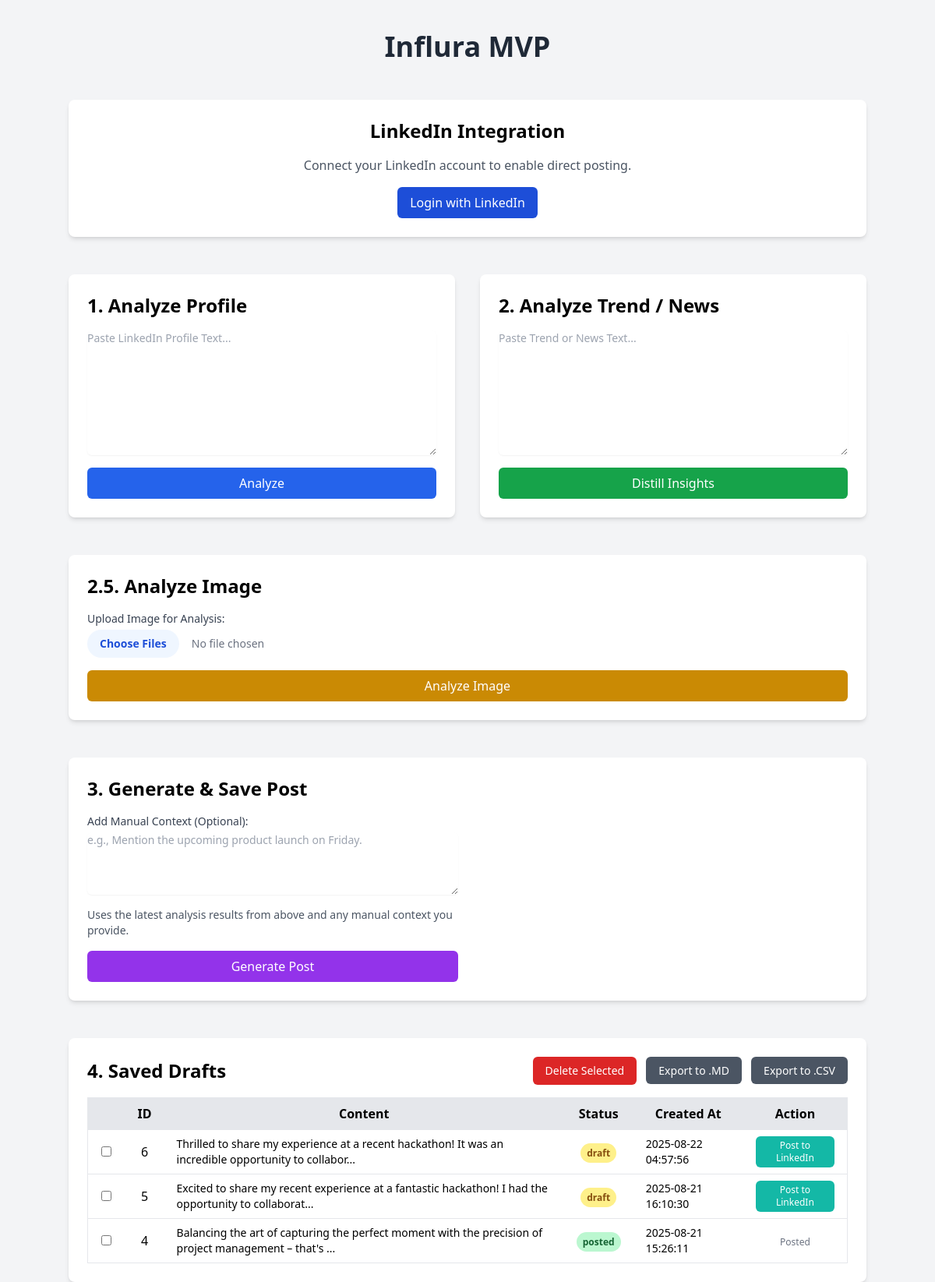
Before: / with the older database file.
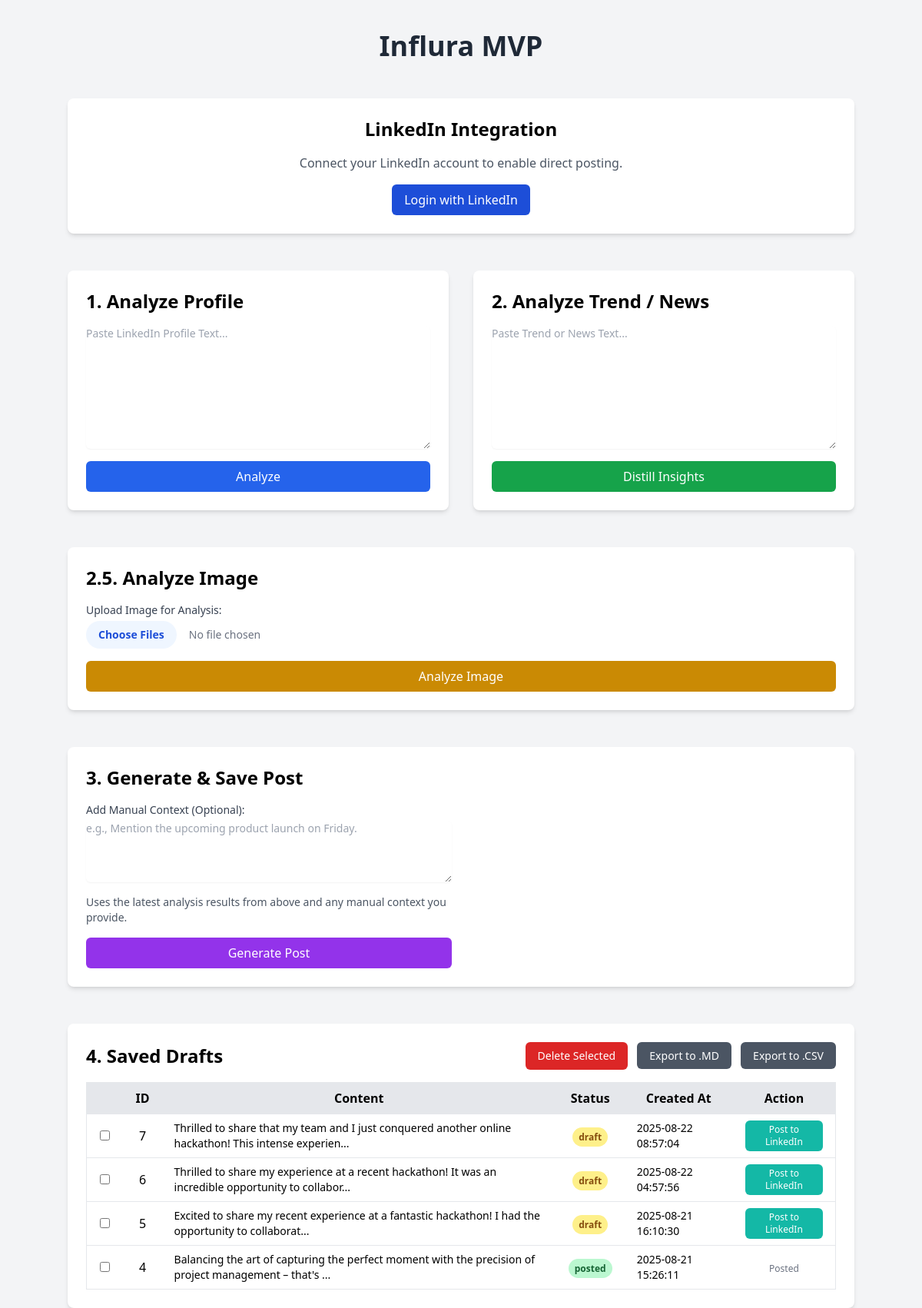
After: the same page with the newer database file.
### tables this page shows
CREATE TABLE posts (
    id INTEGER PRIMARY KEY AUTOINCREMENT,
    content TEXT NOT NULL,
    hashtags TEXT,
    status TEXT NOT NULL DEFAULT 'draft', -- e.g., 'draft', 'posted'
    created_at TIMESTAMP DEFAULT CURRENT_TIMESTAMP,
    posted_at TIMESTAMP
);

### app/main.py (the view)
@app.get("/", response_class=HTMLResponse)
def read_root(request: Request):
    saved_posts = list_posts()
    context = {
        "request": request,
        "profile_summary": latest_analysis.get("profile_summary"),
        "trend_insights": latest_analysis.get("trend_insights"),
        "generated_post": latest_analysis.get("generated_post"),
        "saved_posts": saved_posts,
        "image_analysis": latest_analysis.get("image_analysis"), # Pass image analysis to template
    }
    return templates.TemplateResponse("index.html", context)

### app/templates/index.html (shortened to what this page needs)
{% extends "base.html" %}
{% block content %}
<div class="space-y-12">
    <h1 class="text-4xl font-bold text-center text-gray-800">Influra MVP</h1>
    <div class="bg-white p-6 rounded-lg shadow-md text-center">
        <h2 class="text-2xl font-semibold mb-4">LinkedIn Integration</h2>
        {% if request.session.linkedin_token %}
        <p class="text-green-600 font-semibold">&#x2713; Connected to LinkedIn</p>
        {% else %}
        <p class="text-gray-600 mb-4">Connect your LinkedIn account to enable direct posting.</p>
        <a href="/auth/login" class="inline-block bg-blue-700 text-white py-2 px-4 rounded-md hover:bg-blue-800">Login with LinkedIn</a>
        {% endif %}
    </div>
    <div class="grid grid-cols-1 lg:grid-cols-2 gap-8">
        <div class="bg-white p-6 rounded-lg shadow-md">
            <h2 class="text-2xl font-semibold mb-4">1. Analyze Profile</h2>
            <form action="/profile/analyze" method="post">
                <textarea name="text" rows="8" class="mt-1 block w-full rounded-md border-gray-300 shadow-sm focus:border-indigo-500 focus:ring-indigo-500 sm:text-sm" placeholder="Paste LinkedIn Profile Text..."></textarea>
                <button type="submit" class="mt-4 w-full bg-blue-600 text-white py-2 px-4 rounded-md hover:bg-blue-700">Analyze</button>
            </form>
        </div>
        <div class="bg-white p-6 rounded-lg shadow-md">
            <h2 class="text-2xl font-semibold mb-4">2. Analyze Trend / News</h2>
            <form action="/trends/analyze" method="post">
                <textarea name="text" rows="8" class="mt-1 block w-full rounded-md border-gray-300 shadow-sm focus:border-indigo-500 focus:ring-indigo-500 sm:text-sm" placeholder="Paste Trend or News Text..."></textarea>
                <button type="submit" class="mt-4 w-full bg-green-600 text-white py-2 px-4 rounded-md hover:bg-green-700">Distill Insights</button>
            </form>
        </div>
    </div>
    <div class="bg-white p-6 rounded-lg shadow-md">
        <h2 class="text-2xl font-semibold mb-4">2.5. Analyze Image</h2>
        <form action="/image/analyze" method="post" enctype="multipart/form-data">
            <label for="image_file" class="block text-sm font-medium text-gray-700">Upload Image for Analysis:</label>
            <input type="file" name="images" id="image_file" accept="image/*" multiple class="mt-1 block w-full text-sm text-gray-500 file:mr-4 file:py-2 file:px-4 file:rounded-full file:border-0 file:text-sm file:font-semibold file:bg-blue-50 file:text-blue-700 hover:file:bg-blue-100"/>
            <button type="submit" class="mt-4 w-full bg-yellow-600 text-white py-2 px-4 rounded-md hover:bg-yellow-700">Analyze Image</button>
        </form>
    </div>
    <div class="bg-white p-6 rounded-lg shadow-md">
        <h2 class="text-2xl font-semibold mb-4">3. Generate & Save Post</h2>
        <div class="grid grid-cols-1 md:grid-cols-2 gap-6">
            <form action="/post/generate" method="post">
                <label for="manual_context" class="block text-sm font-medium text-gray-700">Add Manual Context (Optional):</label>
                <textarea name="manual_context" id="manual_context" rows="4" class="mt-1 block w-full rounded-md border-gray-300 shadow-sm focus:border-indigo-500 focus:ring-indigo-500 sm:text-sm" placeholder="e.g., Mention the upcoming product launch on Friday."></textarea>
                <p class="text-sm text-gray-600 my-4">Uses the latest analysis results from above and any manual context you provide.</p>
                <button type="submit" class="w-full bg-purple-600 text-white py-2 px-4 rounded-md hover:bg-purple-700">Generate Post</button>
            </form>
        </div>
    </div>
    <div class="bg-white p-6 rounded-lg shadow-md">
        <form id="delete-drafts-form" action="/posts/delete" method="post">
            <div class="flex justify-between items-center mb-4">
                <h2 class="text-2xl font-semibold">4. Saved Drafts</h2>
                <div class="space-x-2">
                    <button type="submit" class="bg-red-600 text-white py-2 px-4 rounded-md hover:bg-red-700 text-sm">Delete Selected</button>
                    <a href="/export/md" class="bg-gray-600 text-white py-2 px-4 rounded-md hover:bg-gray-700 text-sm">Export to .MD</a>
                    <a href="/export/csv" class="bg-gray-600 text-white py-2 px-4 rounded-md hover:bg-gray-700 text-sm">Export to .CSV</a>
                </div>
            </div>
            <div class="overflow-x-auto">
                <table class="min-w-full bg-white border">
                    <thead class="bg-gray-200">
                        <tr>
                            <th class="py-2 px-4 border-b w-12"></th>
                            <th class="py-2 px-4 border-b">ID</th>
                            <th class="py-2 px-4 border-b">Content</th>
                            <th class="py-2 px-4 border-b">Status</th>
                            <th class="py-2 px-4 border-b">Created At</th>
                            <th class="py-2 px-4 border-b">Action</th>
                        </tr>
                    </thead>
                    <tbody>
                        {% for post in saved_posts %}
                        <tr class="hover:bg-gray-50">
                            <td class="py-2 px-4 border-b text-center">
                                <input type="checkbox" name="post_ids" value="{{ post.id }}" class="rounded border-gray-300 text-indigo-600 shadow-sm focus:border-indigo-300 focus:ring focus:ring-indigo-200 focus:ring-opacity-50">
                            </td>
                            <td class="py-2 px-4 border-b text-center">{{ post.id }}</td>
                            <td class="py-2 px-4 border-b text-sm">{{ post.content[:100] }}...</td>
                            <td class="py-2 px-4 border-b text-center"><span class="px-2 py-1 text-xs font-semibold rounded-full {{ 'bg-green-200 text-green-800' if post.status == 'posted' else 'bg-yellow-200 text-yellow-800' }}">{{ post.status }}</span></td>
                            <td class="py-2 px-4 border-b text-sm">{{ post.created_at }}</td>
                            <td class="py-2 px-4 border-b text-center">
                                {% if post.status == 'draft' %}
                                <form action="/posts/{{ post.id }}/share" method="post" class="inline-block">
                                    <button type="submit" class="bg-teal-500 text-white py-1 px-3 rounded-md hover:bg-teal-600 text-xs">Post to LinkedIn</button>
                                </form>
                                {% else %}
                                <span class="text-gray-500 text-xs">Posted</span>
                                {% endif %}
                            </td>
                        </tr>
                        {% else %}
                        <tr>
                            <td colspan="6" class="py-4 px-4 text-center text-gray-500">No drafts saved yet.</td>
                        </tr>
                        {% endfor %}
                    </tbody>
                </table>
            </div>
        </form>
    </div>
</div>
{% endblock %}

### app/templates/base.html (shortened to what this page needs)
<!DOCTYPE html>
<html lang="en">
<head>
    <script src="https://cdn.tailwindcss.com"></script>
</head>
<body class="bg-gray-100">
    <div class="container mx-auto mt-10">
        {% block content %}{% endblock %}
    </div>
</body>
</html>

Changed rows visible on the page:
added posts: id "7", content "Thrilled to share that my team and I just conquered another online hackathon! This intense experien", status "draft", created_at "2025-08-22 08:57:04"
